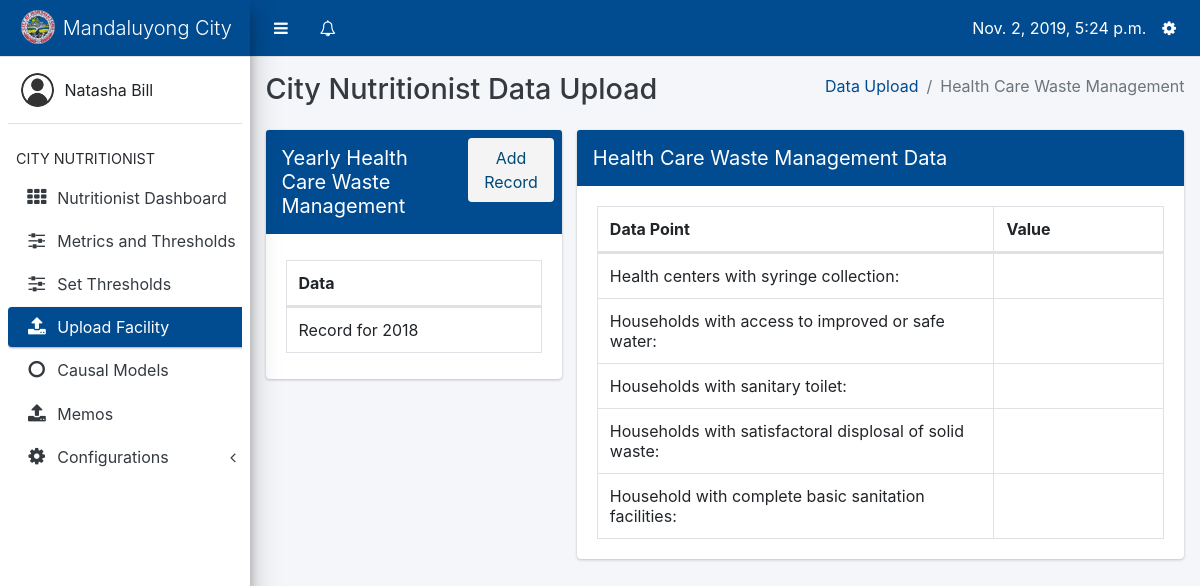
Screenshot of /data-input/nutritionist/health_care_waste_management/ (signed in) with the database file from the repository.
### core/models.py (models this page shows, shortened)
class Profile(models.Model):
    user = models.OneToOneField(User, on_delete=models.CASCADE, related_name='profile')
    barangay = models.ForeignKey(Barangay, on_delete=models.CASCADE, null=True, blank=True)
    USER_TYPES = (
        ('Barangay Nutrition Scholar', 'Barangay Nutrition Scholar'),
        ('Nutritionist', 'Nutritionist'),
        ('Nutrition Program Coordinator', 'Nutrition Program Coordinator')
    )
    user_type = models.CharField(max_length=40, choices=USER_TYPES)

### datainput/models.py (models this page shows, shortened)
class HealthCareWasteManagement(models.Model):
    date = models.DateField(default=datetime.now)
    with_syringe = models.DecimalField(decimal_places=0, verbose_name='Health Centers With Syringe Collection', max_digits=5)
    with_safe_water = models.DecimalField(decimal_places=0, max_digits=5, verbose_name='Households With Access to Improved or Safe Water')
    with_sanitary_toilet = models.DecimalField(decimal_places=0, max_digits=5, verbose_name='Households With Sanitary Toilet')
    with_satisfactoral_disposal = models.DecimalField(decimal_places=0, max_digits=5, verbose_name='Households With Satisfactoral Disposal of Solid Waste')
    with_complete_facilities = models.DecimalField(decimal_places=0, max_digits=5, verbose_name='Household With Complete Basic Sanitation Facilities')

### capstone/decorators.py (the view)
    def validate(request, *args, **kwargs):
        user_type = Profile.objects.get(user=request.user).user_type
        if user_type == 'Nutritionist':
            return function(request, *args, **kwargs)
        return HttpResponse('You are not a Nutritionist')

### core/context_processors.py (called while the page is built)
def get_user_type(request):
    if request.user.is_anonymous:
        return {
            'user_type': None
        }
    return {
        'user_type': Profile.objects.get(user=request.user).user_type
    }

def get_notifications(request):
    if not request.user.is_anonymous:
        notifications = Notification.objects.filter(profile_to=Profile.objects.get(user=request.user)).order_by('-date')
        return {
            'notifications': notifications
        }
    return {
        'notifications': None
    }

def get_unread_notifications(request):
    if not request.user.is_anonymous:
        unread_count = Notification.objects.filter(profile_to=Profile.objects.get(user=request.user), is_read=False)
        return {
            'unread_count': unread_count.count()
        }
    return {
        'unread_count': None
    }

def today(request):
    return {
        'today': datetime.now()
    }

def year_now(request):
    return {
        'year_present': datetime.now().year
    }

def profile(request):
    if request.user.is_anonymous:
        return {
            'profile': None
        }
    return {
        'profile': Profile.objects.get(user=request.user)
    }

### datainput/views.py (called while the page is built)
@login_required
@is_nutritionist
def health_care_waste_management_index(request):
    hcwm = HealthCareWasteManagement.objects.all()
    profile = Profile.objects.get(user=request.user)
    context = {
        'has_health_care': validations.has_health_care(),
        'profile': profile,
        'active': 'du',
        'hcwm': hcwm,
    }
    return render(request, 'datainput/hcwm_index.html', context)

### friends/datainput/validations.py (called while the page is built)
def has_health_care():
    record = HealthCareWasteManagement.objects.filter(
        date__year=datetime.now().year
    )
    return record.count() > 0

### datainput/templates/datainput/hcwm_index.html (shortened to what this page needs)
{% extends 'core/nutritionist-layout.html' %}
{% block content %}
<div class="content-wrapper" style="min-height: 620px; height: auto; margin-top: 57px;">
    <div class="content-header">
        <div class="container-fluid">
            <div class="row mb-2">
                <div class="col-sm-6">
                    <h1 class="m-0 text-dark">City Nutritionist Data Upload</h1>
                </div>
                <div class="col-sm-6">
                    <ol class="breadcrumb float-sm-right">
                        <li class="breadcrumb-item"><a href="{% url 'datainput:nutritionist_upload' %}">Data Upload</a></li>
                        <li class="breadcrumb-item active">Health Care Waste Management</li>
                    </ol>
                </div>
            </div>
        </div>
    </div>
    <section class="content">
        <div class="container-fluid">
            <div class="row">
                <div class="col-4">
                    <div class="card card-primary">
                        <div class="card-header d-flex p-0" style="cursor: move;">
                        <h3 class="card-title p-3">Yearly Health Care Waste Management</h3>
                            {% if not has_health_care %}
                                <ul class="nav nav-pills ml-auto p-2">
                                    <li class="nav-item">
                                        <a class="nav-link btn-default" style="text-align: center; color: #004876;" href="{% url 'datainput:add_hcwm' %}">Add Record</a>
                                    </li>
                                </ul>
                            {% endif %}
                        </div>
                        <div class="card-body">
                            {% load static %}
                            <table id="family_list" class="table table-bordered table-hover dataTable">
                                <thead>
                                    <tr>
                                        <th>Data</th>
                                    </tr>
                                </thead>
                                <tbody>
                                    {% if hcwm.count == 0 %}
                                    <tr>
                                        <td>No data recorded</td>
                                    </tr>
                                    {% else %}
                                    {% for record in hcwm %}
                                    <tr id="{{ record.id }}" class="health_care_record" style="cursor: pointer;">
                                        <td>Record for {{ record.date.year }}</td>
                                    </tr>
                                    {% endfor %}
                                    {% endif %}
                                </tbody>
                            </table>
                        </div>
                    </div>
                </div>
                <div class="col-8">
                    <div class="card card-primary">
                        <div class="card-header p-0">
                            <h3 class="card-title p-3">Health Care Waste Management Data</h3>
                        </div>
                        <div class="card-body">
                            <table class="table table-bordered">
                                <thead>
                                    <tr>
                                        <th style="width:70%;">Data Point</th>
                                        <th>Value</th>
                                    </tr>
                                </thead>
                                <tbody>
                                    <tr>
                                        <td>Health centers with syringe collection:</td>
                                        <td></td>
                                    </tr>
                                    <tr>
                                        <td>Households with access to improved or safe water:</td>
                                        <td></td>
                                    </tr>
                                    <tr>
                                        <td>Households with sanitary toilet:</td>
                                        <td></td>
                                    </tr>
                                    <tr>
                                        <td>Households with satisfactoral displosal of solid waste:</td>
                                        <td></td>
                                    </tr>
                                    <tr>
                                        <td>Household with complete basic sanitation facilities:</td>
                                        <td></td>
                                    </tr>
                                </tbody>
                            </table>
                        </div>
                    </div>
                </div>
            </div>
        </div>
    </section>
</div>
{% endblock %}

### core/templates/core/nutritionist-layout.html (shortened to what this page needs)
{% load static %}
<html>
    <head>
        <link rel="stylesheet" type="text/css" href="{% static 'core/plugins/bootstrap/css/bootstrap.css' %}">
        <link rel="stylesheet" type="text/css" href="{% static 'core/plugins/css/adminlte.css' %}">
        <link rel="stylesheet" type="text/css" href="{% static 'core/plugins/datatables/dataTables.bootstrap4.css' %}">
        <link rel="stylesheet" type="text/css" href="{% static 'core/plugins/font-awesome/css/font-awesome.css' %}">
        <link rel="stylesheet" type="text/css" href="{% static 'core/plugins/select2/select2.css' %}">
    </head>
    <body class="sidebar-mini" style="padding-right: 0 !important;">
        <div class="wrapper">
            <nav class="main-header navbar navbar-expand border-bottom navbar-light bg-primary" style="position: fixed; right: 0; left: 0;">
                <ul class="navbar-nav">
                    <li class="nav-item">
                        <a class="nav-link" data-widget="pushmenu" href="#" style="padding-top: 12px;"><i class="fa fa-bars"></i></a>
                    </li>
                    <li class="nav-item dropdown">
                        <a class="nav-link" data-toggle="dropdown" href="#" aria-expanded="false" style="padding-top: 12px;">
                            <i class="fa fa-bell-o"></i>
                        </a>
                    </li>
                </ul>
                <ul class="navbar-nav ml-auto">
                    <li class="nav-item mt-2">
                        {{ today }}
                    </li>
                    <li class="nav-item dropdown">
                        <a class="nav-link" data-toggle="dropdown" href="#" aria-expanded="true" style="padding-top: 12px;">
                            <i class="fa fa-cog"></i>
                        </a>
                    </li>
                </ul>
            </nav>
            <aside class="main-sidebar elevation-4 sidebar-light-primary" style="min-height: 620px;">
                <div class="brand-link bg-primary">
                    <img src="{% static 'core/images/com.png' %}" class="brand-image img-circle" style="opacity: .8">
                    <span class="brand-text font-weight-light">Mandaluyong City</span>
                </div>
                <div class="sidebar">
                    <div class="user-panel mt-3 pb-3 mb-3 d-flex">
                        <div class="image">
                            <img src="{% static 'core/images/usr.png' %}" class="img-circle" alt="User Image">
                        </div>
                        <div class="info">
                            <div class="d-block">{{ profile.user.first_name }} {{ profile.user.last_name }}</div>
                        </div>
                    </div>
                    <nav class="mt-2">
                        <ul class="nav nav-pills nav-sidebar flex-column" data-widget="treeview" role="menu" data-accordion="false">
                            <li class="nav-header">CITY NUTRITIONIST</li>
                            <li class="nav-item">
                                <a href="{% url 'core:nutritionist' %}" class="nav-link {% if active == 'db' %}active{% endif %}">
                                    <i class="nav-icon fa fa-th"></i>
                                    <p>Nutritionist Dashboard</p>
                                </a>
                                </li>
                            <li class="nav-item">
                                <a href="{% url 'datapreprocessing:index' %}" class="nav-link {% if active == 'mt' %}active{% endif %}">
                                    <i class="nav-icon fa fa-sliders"></i>
                                    <p>Metrics and Thresholds</p>
                                </a>
                            </li>
                            <li class="nav-item">
                                <a href="{% url 'datapreprocessing:set_thresholds' %}" class="nav-link {% if active == 'st' %}active{% endif %}">
                                    <i class="nav-icon fa fa-sliders"></i>
                                    <p>Set Thresholds</p>
                                </a>
                            </li>
                            <li class="nav-item">
                                <a href="{% url 'datainput:nutritionist_upload' %}" class="nav-link {% if active == 'du' %}active{% endif %}">
                                    <i class="nav-icon fa fa-upload"></i>
                                    <p>Upload Facility</p>
                                </a>
                                </li>
                            <li class="nav-item">
                                <a href="{% url 'causalmodel:index' 2018 %}" class="nav-link {% if active == 'mm' %}active{% endif %}">
                                    <i class="nav-icon fa fa-circle-o"></i>
                                    <p>Causal Models</p>
                                </a>
                            </li>
                            <li class="nav-item">
                                <a href="{% url 'core:memos' %}" class="nav-link {% if active == 'mm' %}active{% endif %}">
                                    <i class="nav-icon fa fa-upload"></i>
                                    <p>Memos</p>
                                </a>
                            </li>
                             <li class="nav-item has-treeview {% if active == 'arc' %}menu-open{% endif %}">
                            <a href="#" class="nav-link {% if active == 'arc' %}active{% endif %}">
                              <i class="nav-icon fa fa-cog"></i>
                              <p>
                                Configurations
                                <i class="right fa fa-angle-left"></i>
                              </p>
                            </a>
                            </li>
                        </ul>
                    </nav>
                </div>
            </aside>
            {% block content %}
            {% endblock %}
        </div>
    </body>
</html>

### datainput/templates/datainput/hcwm_index.html (style rules this page uses)
span { text-transform: capitalize; font-weight: bold; }

### rows the page displays
Profile: user.first_name "Natasha", user.last_name "Bill"
HealthCareWasteManagement: date.year "2018"
